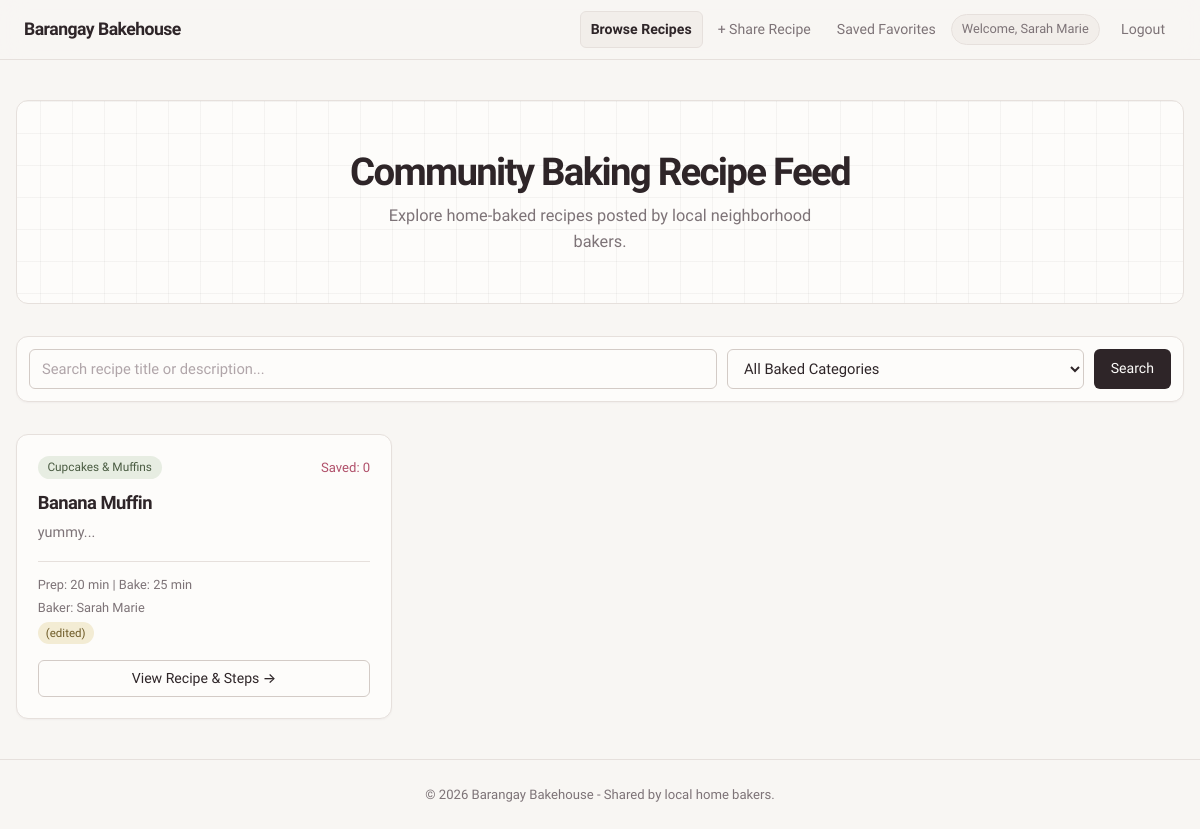
/index.php (signed in), run on the app's committed database.
### tables this page shows
CREATE TABLE `recipes` (
  `id` int(11) NOT NULL,
  `user_id` int(11) NOT NULL,
  `category_id` int(11) NOT NULL,
  `title` varchar(150) NOT NULL,
  `description` text NOT NULL,
  `servings` int(11) NOT NULL DEFAULT 4,
  `prep_time` int(11) NOT NULL DEFAULT 15,
  `bake_time` int(11) NOT NULL DEFAULT 30,
  `instructions` text NOT NULL,
  `created_at` timestamp NOT NULL DEFAULT current_timestamp(),
  `updated_at` timestamp NOT NULL DEFAULT current_timestamp() ON UPDATE current_timestamp()
);

CREATE TABLE `categories` (
  `id` int(11) NOT NULL,
  `name` varchar(50) NOT NULL,
  `description` text DEFAULT NULL,
  `created_at` timestamp NOT NULL DEFAULT current_timestamp()
);

### db.php (called while the page is built, shortened)
<?php
function sanitize($data) {
    return htmlspecialchars(trim($data), ENT_QUOTES, 'UTF-8');
}
?>

### index.php (the view, shortened to what this page needs)
<?php
require_once 'db.php';
$searchKeyword = sanitize($_GET['search'] ?? '');
$sql = "SELECT r.*, c.name AS category_name, CONCAT(u.first_name, ' ', u.last_name) AS author_name,
        (SELECT COUNT(*) FROM favorites f WHERE f.recipe_id = r.id) AS fav_count
        FROM recipes r
        JOIN categories c ON r.category_id = c.id
        JOIN users u ON r.user_id = u.id
        WHERE 1=1";
$params = [];
$sql .= " ORDER BY r.created_at DESC";
$recipeStmt = $pdo->prepare($sql);
$recipeStmt->execute($params);
$recipes = $recipeStmt->fetchAll();
?>
<!DOCTYPE html>
<html lang="en">
<head>
    <link rel="stylesheet" href="assets/css/style.css">
</head>
<body>
<?php require_once 'nav.php'; ?>
<main class="main-wrapper">
    <div class="hero-banner">
        <h1>Community Baking Recipe Feed</h1>
        <p>Explore home-baked recipes posted by local neighborhood bakers.</p>
    </div>
    <section class="filter-section">
        <form method="GET" action="index.php" class="search-form">
            <input type="text" name="search" value="<?= $searchKeyword ?>" placeholder="Search recipe title or description...">
            <select name="category">
                <option value="0">All Baked Categories</option>
            </select>
            <button type="submit" class="btn btn-primary">Search</button>
        </form>
    </section>
    <section class="recipe-grid">
        <?php if (empty($recipes)): ?>
            <div class="empty-state">
                <p>No baking recipes found. Try another search or <a href="create_recipe.php">post a recipe</a>.</p>
            </div>
        <?php else: ?>
            <?php foreach ($recipes as $r): ?>
                <div class="recipe-card">
                    <div class="card-header">
                        <span class="category-badge"><?= sanitize($r['category_name']) ?></span>
                        <span class="fav-count">Saved: <?= $r['fav_count'] ?></span>
                    </div>
                    <h3><a href="recipe_detail.php?id=<?= $r['id'] ?>"><?= sanitize($r['title']) ?></a></h3>
                    <p class="description"><?= sanitize(substr($r['description'], 0, 110)) ?>...</p>
                    <div class="meta-info">
                        <span>Prep: <?= $r['prep_time'] ?> min | Bake: <?= $r['bake_time'] ?> min</span>
                        <span>Baker: <?= sanitize($r['author_name']) ?></span>
                        <?php if ($r['updated_at'] > $r['created_at']): ?>
                            <span class="edited-tag">(edited)</span>
                        <?php endif; ?>
                    </div>
                    <a href="recipe_detail.php?id=<?= $r['id'] ?>" class="btn btn-outline">View Recipe & Steps &rarr;</a>
                </div>
            <?php endforeach; ?>
        <?php endif; ?>
    </section>
</main>
<footer class="footer">
    <p>&copy; <?= date('Y') ?> Barangay Bakehouse - Shared by local home bakers.</p>
</footer>
</body>
</html>

### data on the page
recipes: category.name "Cupcakes & Muffins", fav_count "0", title "Banana Muffin", description "yummy", prep_time "20", bake_time "25", author_name "Sarah Marie", shows "(edited)"

### other printed values
$userName "Sarah Marie"
